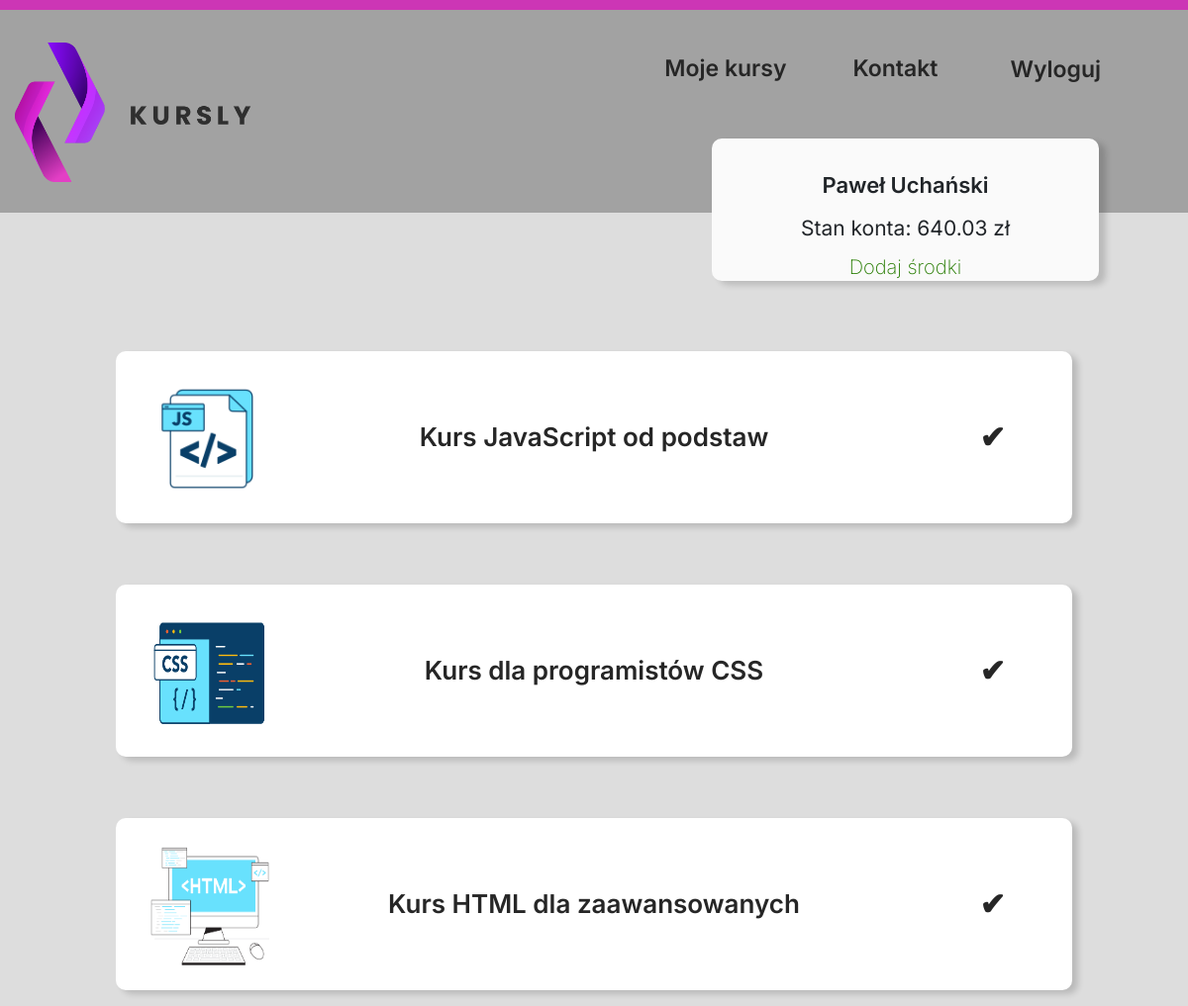
The page /orders.php (signed in) on the database its author committed.
### tables this page shows
CREATE TABLE `users` (
  `id_user` int(11) NOT NULL AUTO_INCREMENT,
  `password` varchar(100) NOT NULL,
  `name` varchar(100) NOT NULL,
  `surname` varchar(100) NOT NULL,
  `email` varchar(100) NOT NULL,
  `street` varchar(100) NOT NULL,
  `house_number` varchar(20) NOT NULL,
  `zip_code` varchar(10) NOT NULL,
  `city` varchar(100) NOT NULL,
  `wallet` double NOT NULL,
  `discount` tinyint(1) DEFAULT NULL,
  PRIMARY KEY (`id_user`)
);

CREATE TABLE `orders` (
  `id_order` int(11) NOT NULL AUTO_INCREMENT,
  `id_user` int(11) DEFAULT NULL,
  `id_course` int(11) DEFAULT NULL,
  `price` double DEFAULT NULL,
  `order_date` timestamp NOT NULL DEFAULT CURRENT_TIMESTAMP ON UPDATE CURRENT_TIMESTAMP,
  PRIMARY KEY (`id_order`),
  KEY `user_details` (`id_user`),
  KEY `course_details` (`id_course`),
  CONSTRAINT `course_details` FOREIGN KEY (`id_course`) REFERENCES `courses` (`id_course`),
  CONSTRAINT `user_details` FOREIGN KEY (`id_user`) REFERENCES `users` (`id_user`)
);

CREATE TABLE `courses` (
  `id_course` int(11) NOT NULL AUTO_INCREMENT,
  `id_category` int(11) DEFAULT NULL,
  `name` varchar(200) DEFAULT NULL,
  `description` varchar(255) DEFAULT NULL,
  `price` double DEFAULT NULL,
  `level` int(11) DEFAULT NULL,
  `img` varchar(100) DEFAULT NULL,
  PRIMARY KEY (`id_course`),
  KEY `cat_type` (`id_category`),
  CONSTRAINT `cat_type` FOREIGN KEY (`id_category`) REFERENCES `categories` (`id_category`)
);

### orders.php (the view, shortened to what this page needs)
<!DOCTYPE html>
<html lang="pl">
    <head>
        <link rel="stylesheet" href="style.css" type="text/css">
        <link href="bootstrap/css/bootstrap.min.css" rel="stylesheet">
    </head>
    <?php
    if($_SESSION["session_login"]==true)
    {
        ?>
        <body>
            <div class="pink"></div>
            <div class="sekcja1_all2">
                <div class="container">
                    <div class="row">
                        <div class="col-md-3">
                            <div class="sekcja1_lewo2">
                                <a href="panel.php"><img src="img/logo.png"></a>
                            </div>
                        </div>
                        <div class="col-md-9">
                            <div class="sekcja1_prawo2">
                                <div class="menu">
                                    <ul>
                                        <li><form method="POST">
                                            <input type="submit" name="logout" value="Wyloguj" class="menu_option">
                                        </form></li>
                                        <li><a href="contact.php" class="menu_option">Kontakt</a></li>
                                        <li><a href="orders.php" class="menu_option">Moje kursy</a></li>
                                    </ul>
                                </div>
                            </div>
                        </div>
                        <?php
                            @$current_user = $_SESSION["user_id"];
                            require_once "connect.php";
                            if($connect->connect_errno!=0)
                            {
                                echo "<br></nr>Błąd bazy danych";
                            }
                            else
                            {
                                @$sql = "SELECT * FROM users WHERE id_user='$current_user'";
                                if($rezultat = @$connect->query($sql))
                                {
                                    while($row = mysqli_fetch_assoc($rezultat))
                                    {
                                        $name = $row['name'];
                                        $surname = $row['surname'];
                                        $cash = $row['wallet'];
                                    }
                                }
                                echo '<div class="user_panel">';
                                echo '<p id="user_panel_name">', $name, ' ', $surname, '</p>';
                                echo '<p id="user_panel_cash">Stan konta: ',$cash,' zł' ,'</p>';
                                echo '<p id="user_panel_addCash">Dodaj środki</p>';
                                echo '</div>';
                            }
                        ?>
                    </div>
                </div>
            </div>
            <div class="sekcja2_all2">
                    <?php
                            @$current_user = $_SESSION["user_id"];
                            require_once "connect.php";
                            if($connect->connect_errno!=0)
                            {
                                echo "<br></nr>Błąd bazy danych";
                            }
                            else
                            {
                                @$sql = "SELECT * FROM orders join courses on orders.id_course = courses.id_course where id_user = $current_user";
                                if($rezultat = @$connect->query($sql))
                                {
                                    while($row = mysqli_fetch_assoc($rezultat))
                                    {
                                        $course_img = $row['img'];
                                        $course_name = $row['name'];
                                        echo    '<div class="course_list" id="course_list_ordered">';
                                        echo    '<div class="container">';
                                        echo        '<div class="row">';
                                        echo            '<div class="col-md-2">';
                                        echo                '<div class="sekcja2_lewo2">';
                                        echo                    '<img src="',
                                        $course_img ,'">';
                                        echo                '</div>';
                                        echo            '</div>';
                                        echo            '<div class="col-md-8">';
                                        echo                '<div class="sekcja2_srodek2">';
                                        echo                    '<p id="course_list_title">',$course_name,'</p>';
                                        echo                '</div>';
                                        echo            '</div>';
                                        echo            '<div class="col-md-2">';
                                        echo                '<div class="sekcja2_prawo2">';
                                        echo                    '<p id="course_list_price">&#x2714;</p>';
                                        echo                '</div>';
                                        echo            '</div>';
                                        echo        '</div>';
                                        echo    '</div>';
                                        echo '</div>';
                                    }
                                }
                            }
                        ?>
            </div>
        </body>
        <?php
            }
            else
            {
                echo "<script type=\"text/javascript\">
                window.setTimeout(\"window.location.replace('index.php');\",1);
                </script>";
            }
        ?>

### style.css (style rules this page uses)
body { margin: 0 auto; background-color: #DDDDDD !important; font-family: 'Inter', sans-serif !important; }
.container { max-width: 1640px !important; }
.sekcja1_all2 { height: 205px; background-color: #A2A2A2; margin-bottom: 140px; }
.sekcja1_all2 img { width: 243px; height: 141px; }
.sekcja1_lewo2 { height: 205px; line-height: 205px; }
.sekcja1_prawo2 { height: 205px; }
.menu { margin-top: 42px; }
.menu_option { float: right; margin-right: 67px; font-size: 23px; color: #262626; font-weight: 600; background-color:transparent; border: none; }
.pink { background-color: #CC36B5; height: 10px; }
.user_panel { width: 391px; height: 144px; background-color: #FAFAFA; box-shadow: 7px 4px 6px #00000029; border-radius: 10px; position: absolute; right: 90px; top: 140px; text-align: center; }
#user_panel_name { margin-top: 31px; font-size: 22px; font-weight: 600; }
#user_panel_cash { font-size: 21px; font-weight: 400; margin-top: -5px; }
#user_panel_addCash { margin-top: -8px; color: #267C00; font-size: 20px; font-weight: 200; }
.course_list { margin: 0 auto; float:none; width: 966px; height: 174px; background-color: #FFFFFF; box-shadow: 6px 4px 6px #00000029; border-radius: 10px; margin-top: 62px; }
.course_list img { width: 120px; height:120px; margin-left: 20px; }
#course_list_title { font-size: 26px; font-weight: 600; color: #262626; }
#course_list_price { font-size: 31px; font-weight: 600; color: #262626; }
.sekcja2_lewo2 { line-height: 174px; }
.sekcja2_srodek2 { line-height: 174px; }
.sekcja2_prawo2 { line-height: 174px; }
.sekcja2_all2 { text-align: center; }
ul { list-style-type: none; margin: 0; padding: 0; }
li { display: inline; }

### rows shown on the page
users: name "Paweł", surname "Uchański", wallet "640.03"
orders: id_course.img (picture), id_course.name "Kurs JavaScript od podstaw"
orders: id_course.img (picture), id_course.name "Kurs dla programistów CSS"
orders: id_course.img (picture), id_course.name "Kurs HTML dla zaawansowanych"
